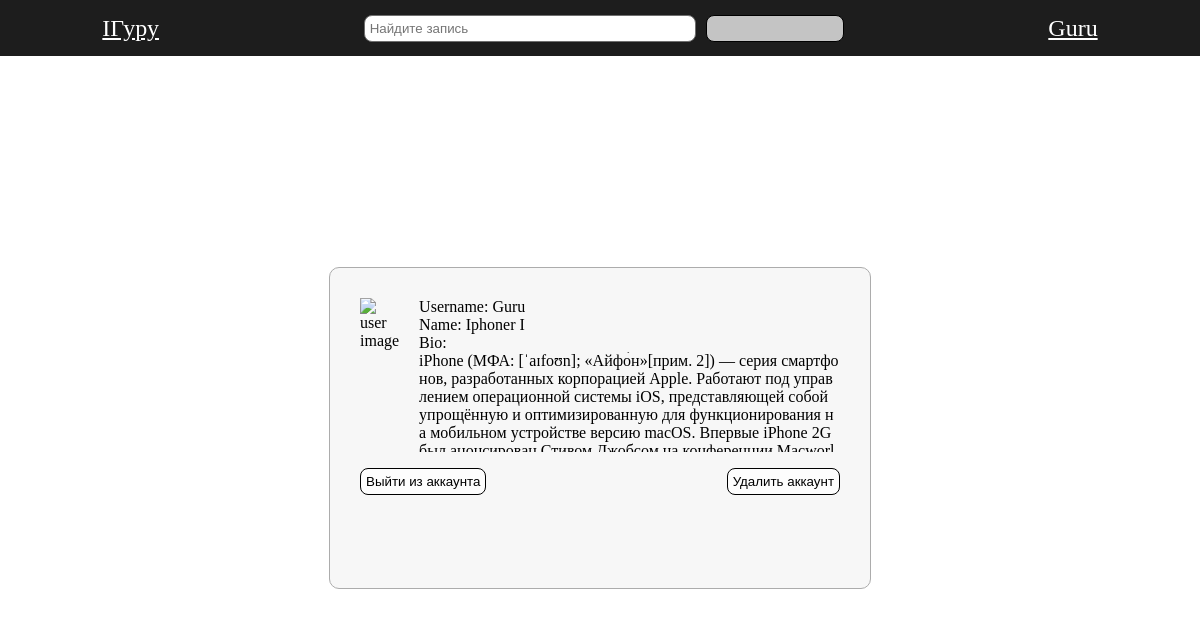
The page /pages/profile.php (signed in) on the database its author committed.
### tables this page shows
CREATE TABLE users(
        id INTEGER PRIMARY KEY NOT NULL,
        username TEXT UNIQUE NOT NULL,
        firstname TEXT NOT NULL, 
        lastname TEXT NOT NULL,
        password TEXT NOT NULL,
        bio TEXT, 
        created_at DEFAULT CURRENT_TIMESTAMP NOT NULL, 
        updated_at DEFAULT CURRENT_TIMESTAMP NOT NULL
        );

### database/db_connect.php (called while the page is built, shortened)
<?php
function getUserByUsername($db, $username)
{
    $statements = $db->prepare('SELECT * FROM `users` WHERE `username` = :username');
    $statements->bindParam(':username', $username);
    return $statements->execute()->fetchArray(SQLITE3_ASSOC);
}

### pages/profile.php (the view, shortened to what this page needs)
<?php
require_once("../database/db_connect.php");
$user = getUserByUsername($db, $_SESSION['user']['username']);
if (array_key_exists("username", $_GET) && $_GET['username']) {
    $user = getUserByUsername($db, $_GET['username']);
} else {
    $user = getUserByUsername($db, $_SESSION['user']['username']);
}
$is_owner = $user['username'] == $_SESSION['user']['username'];
?>
<!DOCTYPE html>
<html lang="en">
<head>
    <link rel="stylesheet" href="../style/style.css">
</head>
<body>
    <?php require_once("../components/header.php") ?>
    <section class="profile_wrapper">
        <div class="profile">
            <div class="profile_info">
                <img class="profile_info_image" src="../assets/user.png" alt="user image" />
                <div class="profile_info_about">
                    <div class="profile_info_about_username">Username: <?php print($user['username']) ?></div>
                    <div class="profile_info_about_fullname">Name: <?php print($user['firstname'] . " " . $user['lastname']) ?></div>
                    Bio:<div class="profile_info_about_bio"> <?php print($user['bio']) ?></div>
                </div>
            </div>
            <div class="profile_action">
                <form class="profile_action_exit" action="../action/exit.php">
                    <?php $is_owner ? print('<button  >Выйти из аккаунта</button>') : "" ?>
                </form>
                <form class="profile_action_delete" action="../action/deleteUser.php" method="post">
                    <?php $is_owner ? print('<button>Удалить аккаунт</button>') : "" ?>
                </form>
            </div>
        </div>
    </section>
</body>
</html>

### style/style.css (style rules this page uses)
html, body { width: 100%; height: 100%; margin: 0; padding: 0; box-sizing: border-box; scrollbar-width: thin; scrollbar-color: #1d1d1d #e2e2e2; }
:root { --black: rgb(31, 31, 31); --white: rgb(255, 255, 255); --gray: rgb(172, 172, 172); }
button { display: block; color: rgb(0, 0, 0); background-color: rgba(255, 255, 255, 0.74); border: 1px solid black; border-radius: 8px; padding: 5px; transition: all 300ms ease; }
img { background-color: transparent; }
.profile_wrapper { display: flex; width: 100%; height: 93%; justify-content: center; align-items: center; }
.profile { height: 35%; width: 40%; padding: 30px; background-color: #f7f7f7; border: 1px solid var(--gray); border-radius: 10px; }
.profile_info { width: 100%; height: 150px; display: flex; gap: 20px; margin-bottom: 20px; }
.profile_info_image { width: 150px; height: 150px; }
.profile_info_about { height: 150px; }
.profile_info_about_bio { word-break: break-all; overflow: auto; height: calc(100% - 50px); }
.profile_action { display: flex; justify-content: space-between; }

### rows shown on the page
users: username "Guru", firstname "Iphoner", lastname "I", bio "iPhone (МФА: [ˈaɪfoʊn]; «Айфо́н»[прим. 2]) — серия смартфонов, разработанных корпорацией Apple. Работают под управлением операционной системы iOS, представляющей собой упрощённую и оптимизированную для функционирования на мобильном устройстве версию macOS. Впервые iPhone 2G…"

### other values the page prints
$_SESSION['user']['username'] "Guru"
